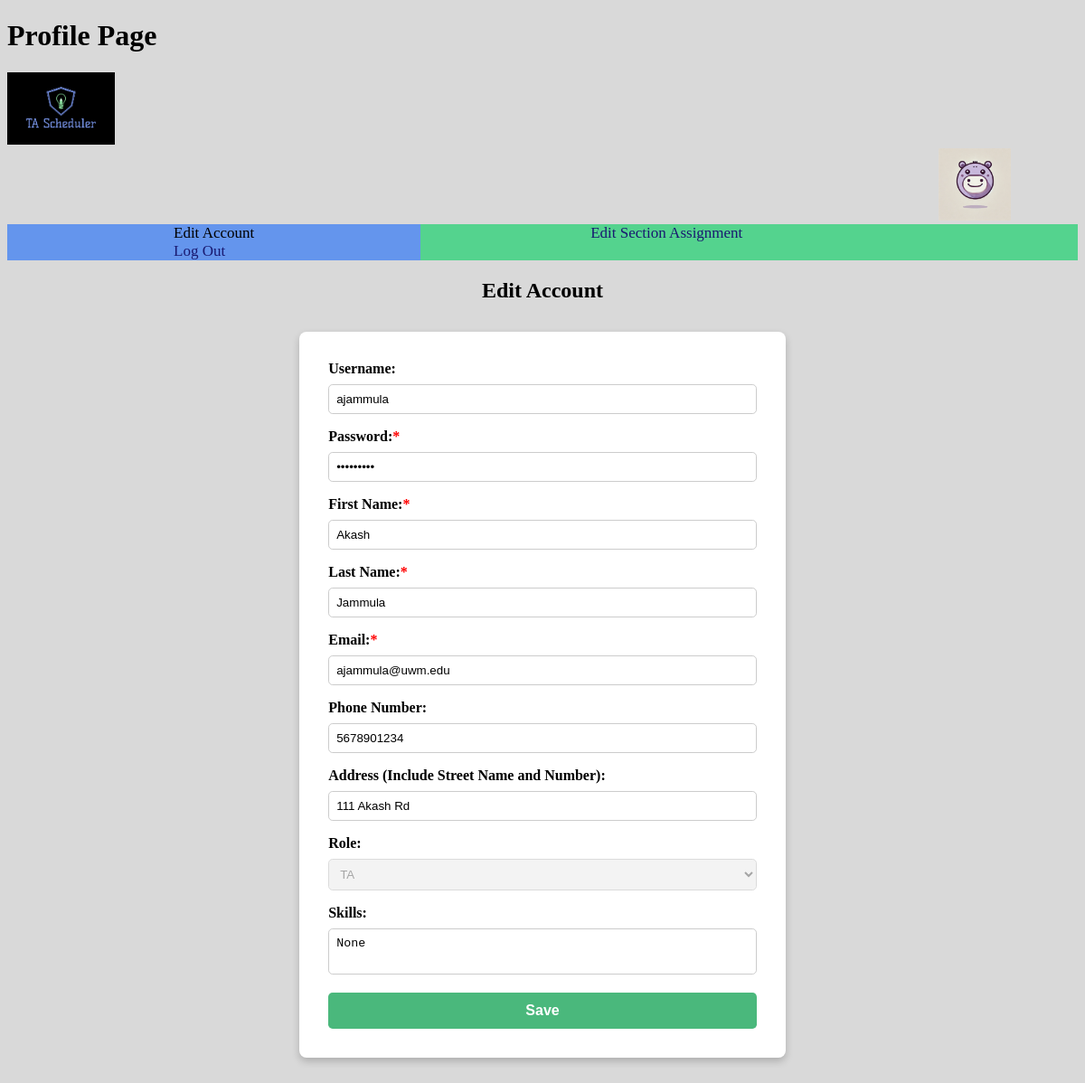
The page /profile_page.html (signed in) on the database its author committed.
### djangoProject1/models.py (models this page shows, shortened)
class User(models.Model): # basic for now
    ROLE_CHOICES = [
        ('TA', 'Teaching Assistant'),
        ('Instructor', 'Instructor'),
        ('Admin', 'Administrator'),
    ]
    id = models.UUIDField(primary_key=True, default=uuid.uuid4, editable=False) #unique id
    first_name = models.CharField(max_length=50, default="DefaultFirst") #first name of user
    last_name = models.CharField(max_length=50, default="DefaultLast") #last name of user
    username = models.CharField(max_length=50, unique=True, default="Default_Username")  #unique username (ISSUES LATER ON, default AND unique doesn't work well)
    password = models.CharField(max_length=128, default="Default_Password")  #stored password (128 for hash(? idk documentation recommended it))
    email = models.EmailField(default="default@example.com")  #unique email address (cant run unless blank by default
    phone_number = models.CharField(max_length=10, blank=True, null=True)  #optional phone number (can make required later)
    address = models.TextField(blank=True, null=True)  #optional home address (can make required later)
    skills = models.TextField(blank=True, null=True)  #apparently we need skills? okay here's an open text field for it
    role = models.CharField(max_length=20, choices=ROLE_CHOICES, default='TA')  #role of the user (TA, Instructor, Admin)

### djangoProject1/views.py (the view, shortened to what this page needs)
# urls.py: path('profile_page.html', ProfilePage.as_view(), name='profile_page'),
class ProfilePage(View):
    def get(self, request):
        user = GetUser.get_user(request)
        if not user:
            return redirect('/')
        return render(request, "profile_page.html",
                      {"roles": User.ROLE_CHOICES, "user": user})

### djangoProject1/MethodFiles/GeneralMethods.py (called while the page is built)
    @staticmethod
    def get_user(request):
        name = request.session.get('cur_user_name')
        if not name:
            return None
        else:
            return User.objects.filter(username=name).first()

### templates/profile_page.html (shortened to what this page needs)
<!DOCTYPE html>
<html lang="en">
<head>
    <link rel="stylesheet" href="/static/style.css?v=1">
</head>
<body style="background-color: rgb(217,217,217)">
<h1>Profile Page</h1>
<div class="pfplogo1">
    <a href="home.html">
        <img src="/static/Logo.jpeg" alt="TA Scheduler Logo" style="height: 10vh; width: auto;">
    </a>
</div>
<div class="pfplogo2">
    <a href="profile_page.html">
        <img src="/static/moo_deng_profilePic.png" alt="Profile Logo" style="height: 10vh; width: auto;">
    </a>
</div>
<div class="navbar">
    <a href="profile_page.html" class="active" style="padding: 23vh">Edit Account</a>
    <a href="edit_section_assignment.html" style="padding: 23vh">Edit Section Assignment</a>
    <a href="/" style="padding: 23vh">Log Out</a>
</div>
{% load custom_filters %}
<div class="modal-header" id="myModal {{ user.id }}">
    <h2 style="text-align: center; margin-bottom: 1rem;">Edit Account</h2>
    <form method="POST" action="{% url 'profile_page' %}">
        <div>
            <label class="form-label">Username:</label>
            <input class="form-control" type="text" name="username" value="{{ user.username }}" readonly>
        </div>
        <div>
            <label class="form-label required">Password:</label>
            <input type="password" class="form-control" name="password" value="{{ user.password }}">
        </div>
        <div>
            <label class="form-label required">First Name:</label>
            <input type="text" name="first_name" class="form-control"
                   value="{{ user.first_name }}">
        </div>
        <div>
            <label class="form-label required">Last Name:</label>
            <input type="text" name="last_name" class="form-control"
                   value="{{ user.last_name }}">
        </div>
        <div>
            <label class="form-label required">Email:</label>
            <input type="email" name="email" class="form-control"
                   value="{{ user.email }}">
        </div>
        <div>
            <label class="form-label">Phone Number:</label>
            <input type="number" name="phone_number" class="form-control"
                   value="{{ user.phone_number }}">
        </div>
        <div class="fullWidth">
            <label class="form-label">Address (Include Street Name
                and
                Number):</label>
            <input type="text" class="form-control" name="address"
                   value="{{ user.address }}">
        </div>
        <div class="fullWidth">
            <label for="roleControlSelect1" class="form-label">
                Role:</label>
            <select name="role" class="form-control" id="roleControlSelect1" disabled>
                <option value="TA" {% if user.role == "TA" %}selected{% endif %}>TA</option>
            </select>
        </div>
        <div class="fullWidth">
            <label class="form-label">Skills:</label>
            <textarea class="form-control" name="skills"
                      style="resize: none; height: 6.4vh;">{{ user.skills }}</textarea>
        </div>
        <button type="submit">Save</button>
    </form>
</div>
</body>
</html>

### static/style.css (style rules this page uses)
.required:after { content: "*"; color: red; }
.form-label { display: block; margin-bottom: 0.5rem; }
.navbar { background-color: #54d38e; overflow: hidden; }
.pfplogo1 { display: inline-block; }
.pfplogo2 { margin-left: 87%; display: inline-block }
.navbar a { padding: 0.625rem; color: midnightblue; text-align: center; font-size: 1.0625rem; text-decoration: none; }
.navbar a.active { background-color: cornflowerblue; color: black; }

### templates/profile_page.html (style rules this page uses)
form { background-color: white; border-radius: 0.5rem; box-shadow: 0 4px 8px rgba(0, 0, 0, 0.2); max-width: 40%; margin: 2rem auto; padding: 2rem; }
label { display: block; margin-bottom: 0.5rem; font-weight: bold; }
input, select, textarea { width: 100%; padding: 0.5rem; margin-bottom: 1rem; border: 1px solid #ccc; border-radius: 0.3rem; box-sizing: border-box; }
textarea { resize: none; }
button { background-color: #4ab87c; color: white; border: none; padding: 0.7rem 1.5rem; font-size: 1rem; cursor: pointer; border-radius: 0.3rem; font-weight: bold; width: 100%; }

### rows shown on the page
User: username "ajammula", first_name "Akash", last_name "Jammula", email "ajammula@uwm.edu", phone_number "5678901234", address "111 Akash Rd", role "TA", skills "None"
